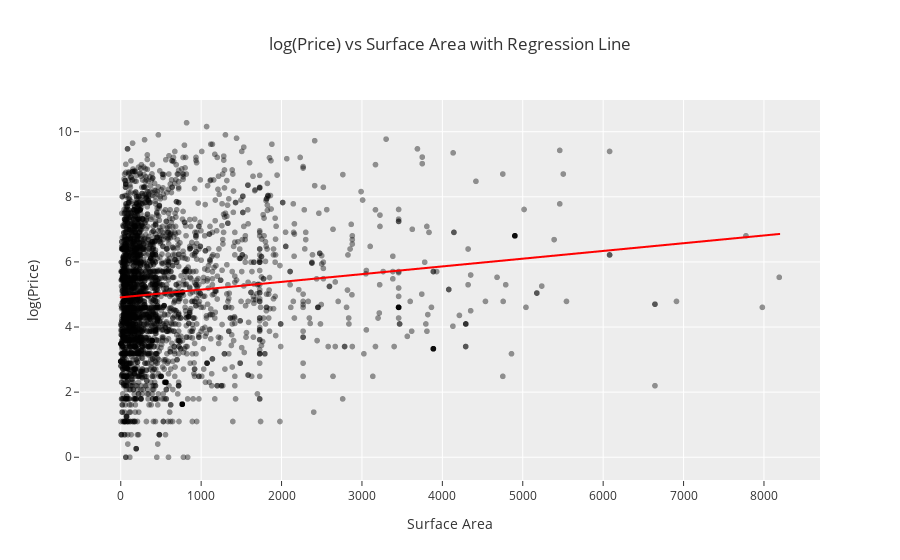

Source (notebook cell):
### Code cell
fig_scatter_log = px.scatter(
    DF_model2,
    x='Surface',
    y='log_price',
    opacity=0.4,
    color_discrete_sequence=['black'],
    title='log(Price) vs Surface Area with Regression Line'
)

# Add regression line
fig_scatter_log.add_traces(
    px.line(
        x=DF_model2['Surface'],
        y=DF_model2['Predicted_log'],
        color_discrete_sequence=['red']
    ).data
)

fig_scatter_log.update_layout(
    template='ggplot2',
    title_x=0.5,
    xaxis_title='Surface Area',
    yaxis_title='log(Price)'
)

fig_scatter_log.show()

### Figure 1 — Plotly figure (JSON) as saved in the notebook; plotly's stock layout.template omitted (floating-point values rounded to 4 significant figures; data arrays with more than 128 entries replaced by an {"elided": "..."} marker saying what was removed)
{"data": [{"hovertemplate": "Surface=%{x}<br>log_price=%{y}<extra></extra>", "legendgroup": "", "marker": {"color": "black", "opacity": 0.4, "symbol": "circle"}, "mode": "markers", "name": "", "showlegend": false, "type": "scattergl", "x": {"elided": "3211 float values"}, "xaxis": "x", "y": {"elided": "3211 float values"}, "yaxis": "y"}, {"hovertemplate": "x=%{x}<br>y=%{y}<extra></extra>", "legendgroup": "", "line": {"color": "red", "dash": "solid"}, "marker": {"symbol": "circle"}, "mode": "lines", "name": "", "showlegend": false, "type": "scattergl", "x": {"elided": "3211 float values"}, "xaxis": "x", "y": {"elided": "3211 float values"}, "yaxis": "y"}], "layout": {"legend": {"tracegroupgap": 0}, "title": {"text": "log(Price) vs Surface Area with Regression Line", "x": 0.5}, "xaxis": {"anchor": "y", "domain": [0, 1], "title": {"text": "Surface Area"}}, "yaxis": {"anchor": "x", "domain": [0, 1], "title": {"text": "log(Price)"}}}}
